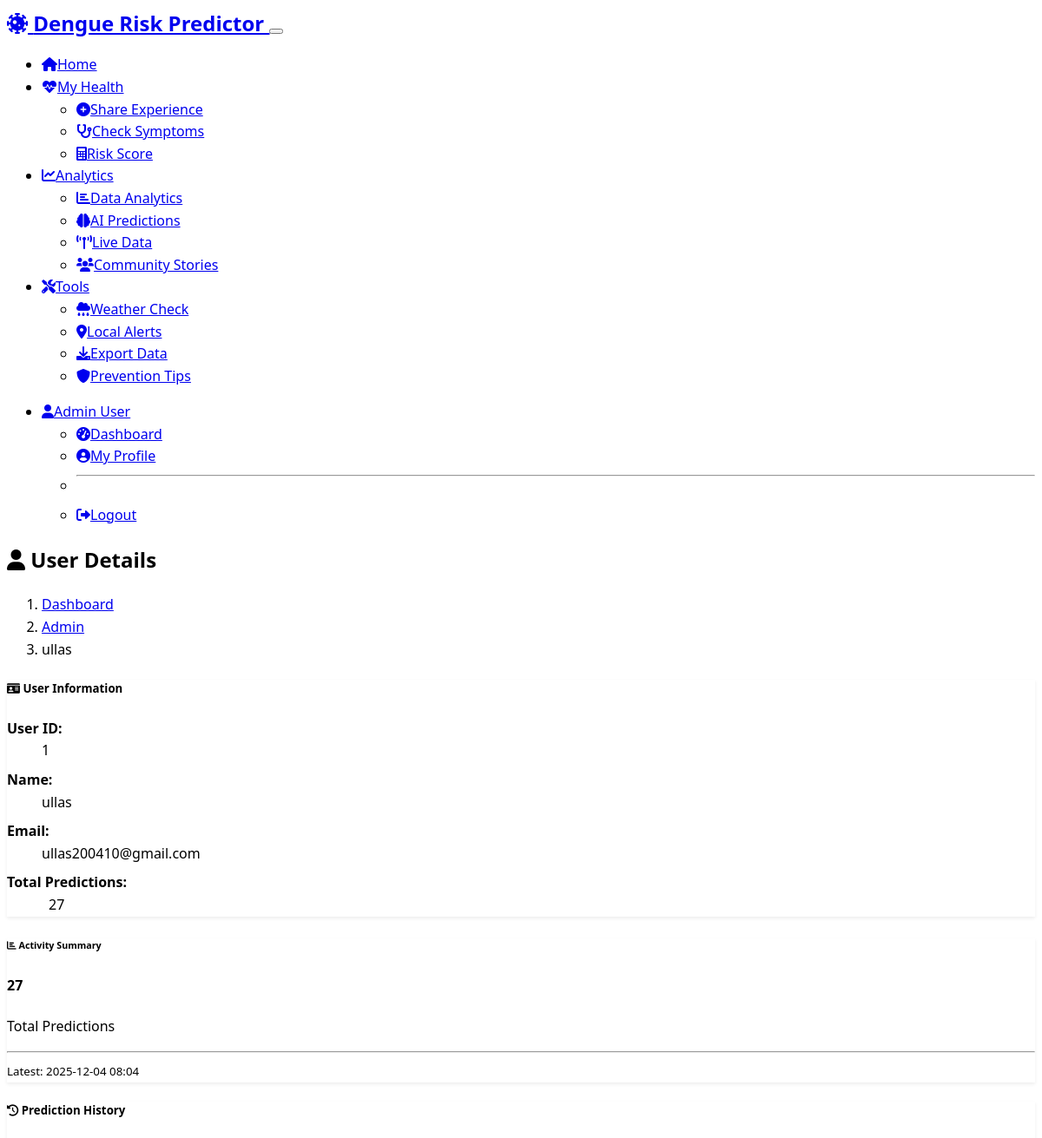
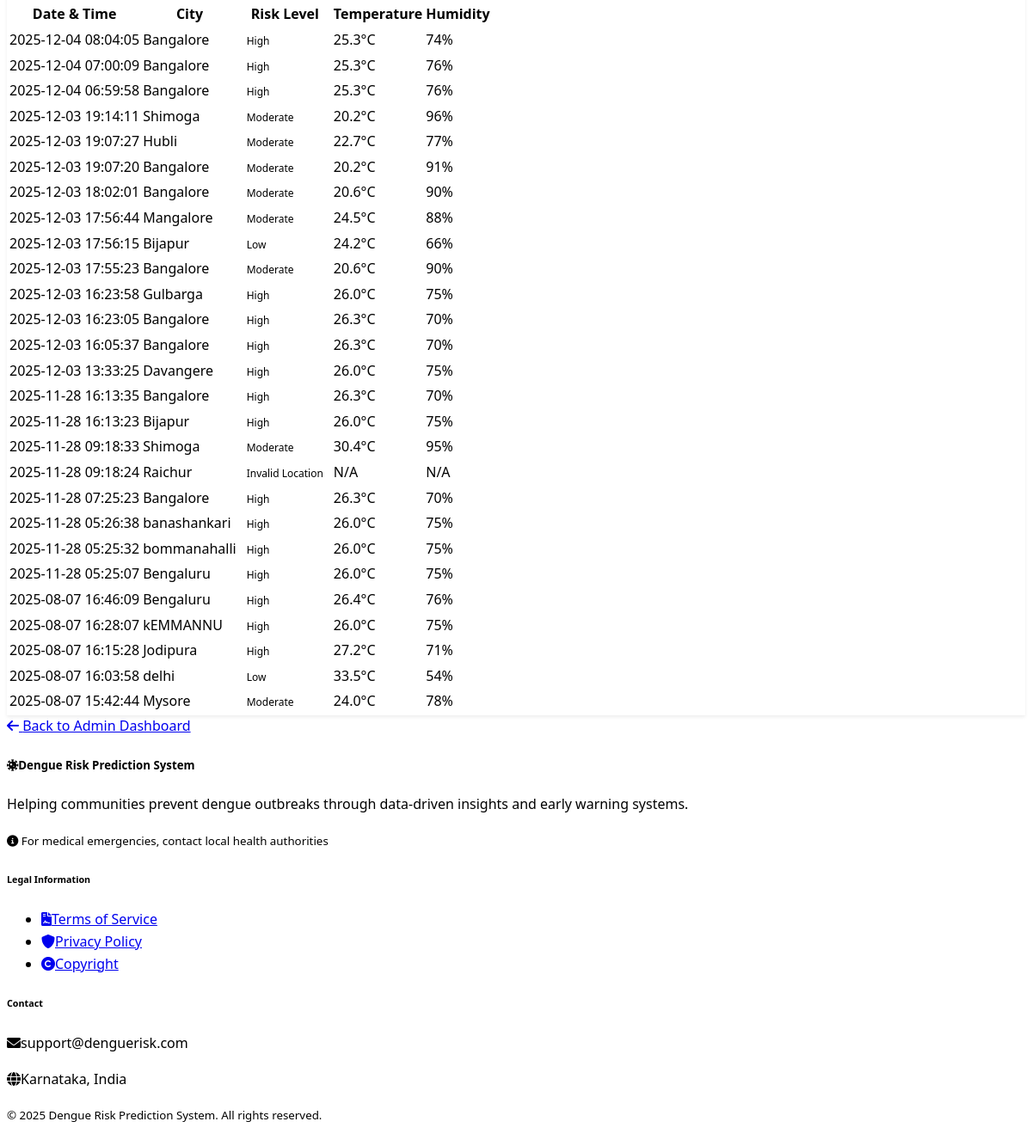
Page /admin/user/1 (signed in) on the committed database (2 pictures, top to bottom).
### app.py (models this page shows, shortened)
class User(UserMixin, db.Model):
    id = db.Column(db.Integer, primary_key=True)
    name = db.Column(db.String(100), nullable=False)
    email = db.Column(db.String(120), unique=True, nullable=False)
    password_hash = db.Column(db.String(256), nullable=False)
    is_admin = db.Column(db.Boolean, default=False, nullable=False)
    age = db.Column(db.Integer, nullable=True)
    gender = db.Column(db.String(20), nullable=True)
    phone = db.Column(db.String(20), nullable=True)
    city = db.Column(db.String(100), nullable=True)
    state = db.Column(db.String(100), nullable=True, default='Karnataka')
    occupation = db.Column(db.String(100), nullable=True)
    medical_conditions = db.Column(db.Text, nullable=True)  # JSON string for storing conditions
    emergency_contact = db.Column(db.String(100), nullable=True)
    emergency_phone = db.Column(db.String(20), nullable=True)
    notification_preferences = db.Column(db.Text, nullable=True)  # JSON string
    profile_visibility = db.Column(db.String(20), default='private', nullable=False)
    date_joined = db.Column(db.DateTime, default=datetime.utcnow)
    last_updated = db.Column(db.DateTime, default=datetime.utcnow, onupdate=datetime.utcnow)
    histories = db.relationship('History', backref='user', lazy=True, cascade='all, delete-orphan')
    experiences = db.relationship('DengueExperience', backref='user', lazy=True, cascade='all, delete-orphan')

class History(db.Model):
    id = db.Column(db.Integer, primary_key=True)
    user_id = db.Column(db.Integer, db.ForeignKey('user.id'), nullable=False)
    city_name = db.Column(db.String(100), nullable=False)
    risk_level = db.Column(db.String(50), nullable=False)
    temperature = db.Column(db.Float, nullable=True)
    humidity = db.Column(db.Float, nullable=True)
    date_time = db.Column(db.DateTime, default=datetime.utcnow)

### app.py (the view)
@app.route('/admin/user/<int:user_id>')
@admin_required
def admin_user_detail(user_id):
    try:
        user = User.query.get_or_404(user_id)
        histories = History.query.filter_by(user_id=user_id).order_by(History.date_time.desc()).all()
        return render_template('admin_user_detail.html',
                             user=user,
                             histories=histories)
    except Exception as e:
        logging.error(f"Admin user detail error: {str(e)}")
        flash(f'Error loading user details: {str(e)}', 'error')
        return redirect(url_for('admin_dashboard'))

### templates/admin_user_detail.html (shortened to what this page needs)
{% extends "base.html" %}
{% block content %}
<div class="container mt-4">
    <div class="row">
        <div class="col-12">
            <h2>
                <i class="fas fa-user"></i> User Details
            </h2>
            <nav aria-label="breadcrumb">
                <ol class="breadcrumb">
                    <li class="breadcrumb-item"><a href="{{ url_for('dashboard') }}">Dashboard</a></li>
                    <li class="breadcrumb-item"><a href="{{ url_for('admin_dashboard') }}">Admin</a></li>
                    <li class="breadcrumb-item active">{{ user.name }}</li>
                </ol>
            </nav>
        </div>
    </div>
    <div class="row mb-4">
        <div class="col-md-8">
            <div class="card">
                <div class="card-header">
                    <h5 class="mb-0">
                        <i class="fas fa-id-card"></i> User Information
                    </h5>
                </div>
                <div class="card-body">
                    <dl class="row">
                        <dt class="col-sm-3">User ID:</dt>
                        <dd class="col-sm-9">{{ user.id }}</dd>
                        <dt class="col-sm-3">Name:</dt>
                        <dd class="col-sm-9">{{ user.name }}</dd>
                        <dt class="col-sm-3">Email:</dt>
                        <dd class="col-sm-9">{{ user.email }}</dd>
                        <dt class="col-sm-3">Total Predictions:</dt>
                        <dd class="col-sm-9">
                            <span class="badge bg-primary fs-6">{{ histories|length }}</span>
                        </dd>
                    </dl>
                </div>
            </div>
        </div>
        <div class="col-md-4">
            <div class="card bg-light">
                <div class="card-header">
                    <h6 class="mb-0">
                        <i class="fas fa-chart-bar"></i> Activity Summary
                    </h6>
                </div>
                <div class="card-body">
                    {% if histories %}
                    <div class="text-center">
                        <h4 class="text-primary">{{ histories|length }}</h4>
                        <p class="mb-2">Total Predictions</p>
                        <hr>
                        <small class="text-muted">
                            Latest: {{ histories[0].date_time.strftime('%Y-%m-%d %H:%M') }}
                        </small>
                    </div>
                    {% else %}
                    <div class="text-center text-muted">
                        <i class="fas fa-chart-line fa-2x mb-2"></i>
                        <p>No predictions yet</p>
                    </div>
                    {% endif %}
                </div>
            </div>
        </div>
    </div>
    <div class="card">
        <div class="card-header">
            <h5 class="mb-0">
                <i class="fas fa-history"></i> Prediction History
            </h5>
        </div>
        <div class="card-body">
            {% if histories %}
            <div class="table-responsive">
                <table class="table table-hover">
                    <thead class="table-dark">
                        <tr>
                            <th>Date & Time</th>
                            <th>City</th>
                            <th>Risk Level</th>
                            <th>Temperature</th>
                            <th>Humidity</th>
                        </tr>
                    </thead>
                    <tbody>
                        {% for history in histories %}
                        <tr>
                            <td>{{ history.date_time.strftime('%Y-%m-%d %H:%M:%S') }}</td>
                            <td>{{ history.city_name }}</td>
                            <td>
                                {% if history.risk_level == 'High' %}
                                    <span class="badge bg-danger">{{ history.risk_level }}</span>
                                {% elif history.risk_level == 'Medium' %}
                                    <span class="badge bg-warning text-dark">{{ history.risk_level }}</span>
                                {% else %}
                                    <span class="badge bg-success">{{ history.risk_level }}</span>
                                {% endif %}
                            </td>
                            <td>
                                {% if history.temperature %}
                                    {{ "%.1f"|format(history.temperature) }}°C
                                {% else %}
                                    <span class="text-muted">N/A</span>
                                {% endif %}
                            </td>
                            <td>
                                {% if history.humidity %}
                                    {{ "%.0f"|format(history.humidity) }}%
                                {% else %}
                                    <span class="text-muted">N/A</span>
                                {% endif %}
                            </td>
                        </tr>
                        {% endfor %}
                    </tbody>
                </table>
            </div>
            {% else %}
            <div class="text-center py-4">
                <i class="fas fa-history fa-3x text-muted mb-3"></i>
                <p class="text-muted">No prediction history found for this user.</p>
            </div>
            {% endif %}
        </div>
    </div>
    <div class="row mt-4">
        <div class="col-12">
            <a href="{{ url_for('admin_dashboard') }}" class="btn btn-secondary">
                <i class="fas fa-arrow-left"></i> Back to Admin Dashboard
            </a>
        </div>
    </div>
</div>
{% endblock %}

### templates/base.html (shortened to what this page needs)
<!DOCTYPE html>
<html lang="en" data-bs-theme="dark">
<head>
    <link href="https://cdn.replit.com/agent/bootstrap-agent-dark-theme.min.css" rel="stylesheet">
    <link href="https://cdnjs.cloudflare.com/ajax/libs/font-awesome/6.0.0/css/all.min.css" rel="stylesheet">
    <link href="{{ url_for('static', filename='style.css') }}" rel="stylesheet">
    <link rel="stylesheet" href="https://unpkg.com/leaflet@1.9.4/dist/leaflet.css" />
</head>
<body>
    <nav class="navbar navbar-expand-lg navbar-dark bg-primary">
        <div class="container">
            <a class="navbar-brand fw-bold" href="{{ url_for('index') }}">
                <i class="fas fa-virus-covid me-2"></i>
                Dengue Risk Predictor
            </a>
            <button class="navbar-toggler" type="button" data-bs-toggle="collapse" data-bs-target="#navbarNav">
            </button>
            <div class="collapse navbar-collapse" id="navbarNav">
                <ul class="navbar-nav me-auto">
                    {% if current_user.is_authenticated %}
                    <li class="nav-item">
                        <a class="nav-link fw-bold" href="{{ url_for('dashboard') }}">
                            <i class="fas fa-home me-2"></i>Home
                        </a>
                    </li>
                    <li class="nav-item dropdown">
                        <a class="nav-link dropdown-toggle fw-bold" href="#" role="button" data-bs-toggle="dropdown">
                            <i class="fas fa-heartbeat me-2"></i>My Health
                        </a>
                        <ul class="dropdown-menu dropdown-menu-dark">
                            <li><a class="dropdown-item" href="{{ url_for('dengue_experience') }}">
                                <i class="fas fa-plus-circle me-2 text-warning"></i>Share Experience</a></li>
                            <li><a class="dropdown-item" href="{{ url_for('symptom_checker_route') }}">
                                <i class="fas fa-stethoscope me-2 text-info"></i>Check Symptoms</a></li>
                            <li><a class="dropdown-item" href="{{ url_for('risk_calculator_route') }}">
                                <i class="fas fa-calculator me-2 text-success"></i>Risk Score</a></li>
                        </ul>
                    </li>
                    <li class="nav-item dropdown">
                        <a class="nav-link dropdown-toggle fw-bold" href="#" role="button" data-bs-toggle="dropdown">
                            <i class="fas fa-chart-line me-2"></i>Analytics
                        </a>
                        <ul class="dropdown-menu dropdown-menu-dark">
                            <li><a class="dropdown-item" href="{{ url_for('visualization') }}">
                                <i class="fas fa-chart-bar me-2 text-primary"></i>Data Analytics</a></li>
                            <li><a class="dropdown-item" href="{{ url_for('ai_prediction') }}">
                                <i class="fas fa-brain me-2 text-purple"></i>AI Predictions</a></li>
                            <li><a class="dropdown-item" href="{{ url_for('live_dashboard') }}">
                                <i class="fas fa-broadcast-tower me-2 text-danger"></i>Live Data</a></li>
                            <li><a class="dropdown-item" href="{{ url_for('community_experiences') }}">
                                <i class="fas fa-users me-2 text-info"></i>Community Stories</a></li>
                        </ul>
                    </li>
                    <li class="nav-item dropdown">
                        <a class="nav-link dropdown-toggle fw-bold" href="#" role="button" data-bs-toggle="dropdown">
                            <i class="fas fa-tools me-2"></i>Tools
                        </a>
                        <ul class="dropdown-menu dropdown-menu-dark">
                            <li><a class="dropdown-item" href="{{ url_for('weather_prediction') }}">
                                <i class="fas fa-cloud-rain me-2 text-info"></i>Weather Check</a></li>
                            <li><a class="dropdown-item" href="{{ url_for('local_alert_route') }}">
                                <i class="fas fa-map-marker-alt me-2 text-warning"></i>Local Alerts</a></li>
                            <li><a class="dropdown-item" href="{{ url_for('data_export') }}">
                                <i class="fas fa-download me-2 text-success"></i>Export Data</a></li>
                            <li><a class="dropdown-item" href="{{ url_for('prevention') }}">
                                <i class="fas fa-shield-alt me-2 text-primary"></i>Prevention Tips</a></li>
                        </ul>
                    </li>
                    {% else %}
                    <li class="nav-item">
                        <a class="nav-link" href="{{ url_for('index') }}">
                            <i class="fas fa-home me-1"></i>Home
                        </a>
                    </li>
                    {% endif %}
                </ul>
                <ul class="navbar-nav">
                    {% if current_user.is_authenticated %}
                    <li class="nav-item dropdown">
                        <a class="nav-link dropdown-toggle" href="#" role="button" data-bs-toggle="dropdown" aria-expanded="false">
                            <i class="fas fa-user me-1"></i>{{ current_user.name }}
                        </a>
                        <ul class="dropdown-menu dropdown-menu-end">
                            <li><a class="dropdown-item" href="{{ url_for('dashboard') }}">
                                <i class="fas fa-tachometer-alt me-2"></i>Dashboard</a></li>
                            <li><a class="dropdown-item" href="{{ url_for('profile') }}">
                                <i class="fas fa-user-circle me-2"></i>My Profile</a></li>
                            <li><hr class="dropdown-divider"></li>
                            <li><a class="dropdown-item" href="{{ url_for('logout') }}">
                                <i class="fas fa-sign-out-alt me-2"></i>Logout</a></li>
                        </ul>
                    </li>
                    {% endif %}
                </ul>
            </div>
        </div>
    </nav>
    <main class="py-4">
        {% block content %}{% endblock %}
    </main>
    <footer class="bg-dark text-light py-4 mt-5">
        <div class="container">
            <div class="row">
                <div class="col-md-6">
                    <h5><i class="fas fa-virus-covid me-2"></i>Dengue Risk Prediction System</h5>
                    <p class="mb-2">Helping communities prevent dengue outbreaks through data-driven insights and early warning systems.</p>
                    <p class="mb-0">
                        <small>
                            <i class="fas fa-info-circle me-1"></i>
                            For medical emergencies, contact local health authorities
                        </small>
                    </p>
                </div>
                <div class="col-md-3">
                    <h6>Legal Information</h6>
                    <ul class="list-unstyled">
                        <li><a href="{{ url_for('terms_of_service') }}" class="text-light text-decoration-none"><i class="fas fa-file-contract me-1"></i>Terms of Service</a></li>
                        <li><a href="{{ url_for('privacy_policy') }}" class="text-light text-decoration-none"><i class="fas fa-shield-alt me-1"></i>Privacy Policy</a></li>
                        <li><a href="{{ url_for('copyright') }}" class="text-light text-decoration-none"><i class="fas fa-copyright me-1"></i>Copyright</a></li>
                    </ul>
                </div>
                <div class="col-md-3 text-end">
                    <div class="mb-3">
                        <h6>Contact</h6>
                        <p class="mb-1"><i class="fas fa-envelope me-1"></i>support@denguerisk.com</p>
                        <p class="mb-1"><i class="fas fa-globe me-1"></i>Karnataka, India</p>
                    </div>
                    <div class="mt-3 pt-3 border-top">
                        <p class="mb-0">
                            <small>&copy; 2025 Dengue Risk Prediction System. All rights reserved.</small>
                        </p>
                    </div>
                </div>
            </div>
        </div>
    </footer>
</body>
</html>

### rows in the picture
User: name "Admin User"
User: name "ullas", id "1", email "ullas200410@gmail.com"
History: date_time "2025-12-04 08:04", date_time "2025-12-04 08:04:05", city_name "Bangalore", risk_level "High", temperature "25.3", humidity "74"
History: date_time "2025-12-04 07:00:09", city_name "Bangalore", risk_level "High", temperature "25.3", humidity "76"
History: date_time "2025-12-04 06:59:58", city_name "Bangalore", risk_level "High", temperature "25.3", humidity "76"
History: date_time "2025-12-03 19:14:11", city_name "Shimoga", risk_level "Moderate", temperature "20.2", humidity "96"
History: date_time "2025-12-03 19:07:27", city_name "Hubli", risk_level "Moderate", temperature "22.7", humidity "77"
History: date_time "2025-12-03 19:07:20", city_name "Bangalore", risk_level "Moderate", temperature "20.2", humidity "91"
History: date_time "2025-12-03 18:02:01", city_name "Bangalore", risk_level "Moderate", temperature "20.6", humidity "90"
History: date_time "2025-12-03 17:56:44", city_name "Mangalore", risk_level "Moderate", temperature "24.5", humidity "88"
History: date_time "2025-12-03 17:56:15", city_name "Bijapur", risk_level "Low", temperature "24.2", humidity "66"
History: date_time "2025-12-03 17:55:23", city_name "Bangalore", risk_level "Moderate", temperature "20.6", humidity "90"
History: date_time "2025-12-03 16:23:58", city_name "Gulbarga", risk_level "High", temperature "26.0", humidity "75"
History: date_time "2025-12-03 16:23:05", city_name "Bangalore", risk_level "High", temperature "26.3", humidity "70"
History: date_time "2025-12-03 16:05:37", city_name "Bangalore", risk_level "High", temperature "26.3", humidity "70"
History: date_time "2025-12-03 13:33:25", city_name "Davangere", risk_level "High", temperature "26.0", humidity "75"
History: date_time "2025-11-28 16:13:35", city_name "Bangalore", risk_level "High", temperature "26.3", humidity "70"
History: date_time "2025-11-28 16:13:23", city_name "Bijapur", risk_level "High", temperature "26.0", humidity "75"
History: date_time "2025-11-28 09:18:33", city_name "Shimoga", risk_level "Moderate", temperature "30.4", humidity "95"
History: date_time "2025-11-28 09:18:24", city_name "Raichur", risk_level "Invalid Location", shows "N/A"
History: date_time "2025-11-28 07:25:23", city_name "Bangalore", risk_level "High", temperature "26.3", humidity "70"
History: date_time "2025-11-28 05:26:38", city_name "banashankari", risk_level "High", temperature "26.0", humidity "75"
History: date_time "2025-11-28 05:25:32", city_name "bommanahalli", risk_level "High", temperature "26.0", humidity "75"
History: date_time "2025-11-28 05:25:07", city_name "Bengaluru", risk_level "High", temperature "26.0", humidity "75"
History: date_time "2025-08-07 16:46:09", city_name "Bengaluru", risk_level "High", temperature "26.4", humidity "76"
History: date_time "2025-08-07 16:28:07", city_name "kEMMANNU", risk_level "High", temperature "26.0", humidity "75"
History: date_time "2025-08-07 16:15:28", city_name "Jodipura", risk_level "High", temperature "27.2", humidity "71"
History: date_time "2025-08-07 16:03:58", city_name "delhi", risk_level "Low", temperature "33.5", humidity "54"
History: date_time "2025-08-07 15:42:44", city_name "Mysore", risk_level "Moderate", temperature "24.0", humidity "78"

### other values in the picture
{{ histories|length }} "27"
